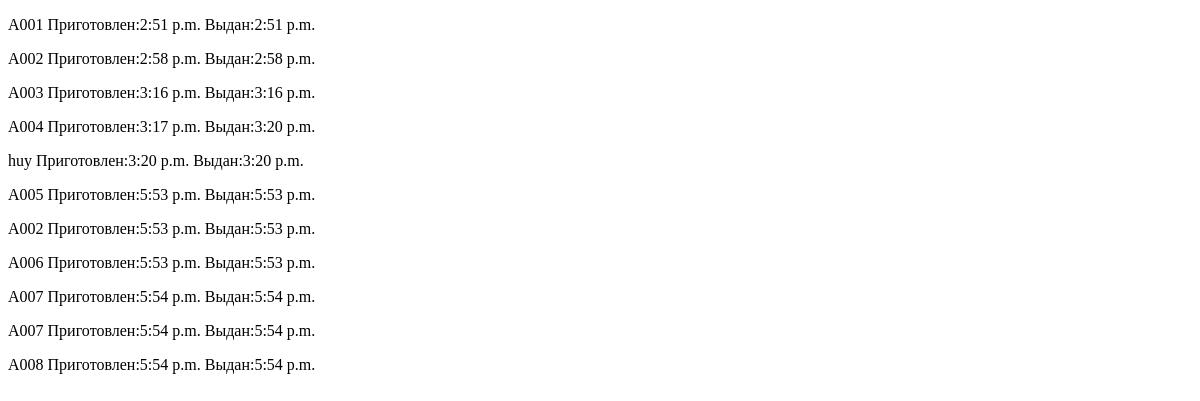
The page /orders_history (signed in) on the database as committed earlier.
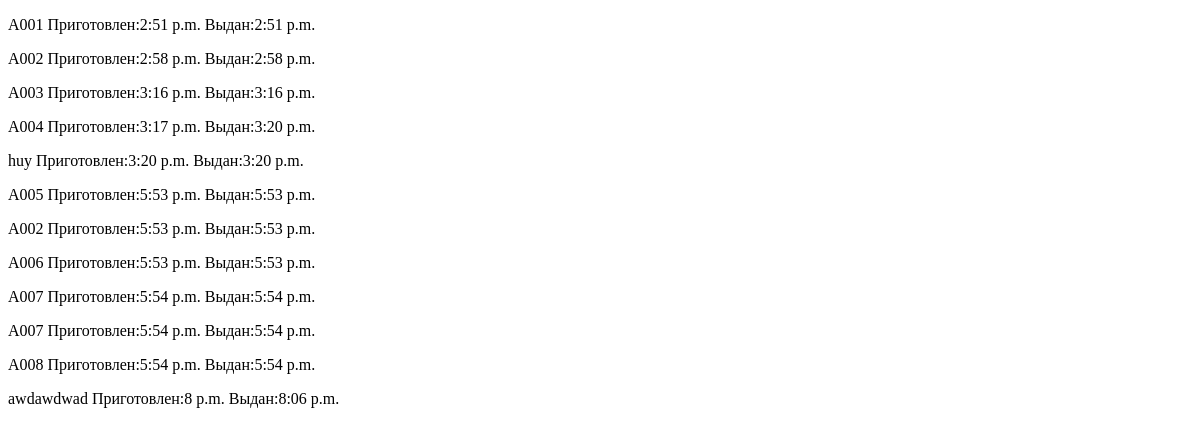
The same page on the database as committed later.
### main/models.py (models this page shows, shortened)
class Order(models.Model):
    ORDER_STATUS_CHOICES = [
        ('ready', 'Готов'),
        ('in_progress', 'Готовится'),
        ('cancelled', 'Отклонен'),
        ('completed', 'Завершен')
    ]
    order_status = models.CharField(choices=ORDER_STATUS_CHOICES, max_length=11)
    order_name = models.CharField(max_length=50)
    order_content = models.ManyToManyField(ProductInOrder)
    time_created = models.TimeField(default=timezone.now)
    time_completed = models.TimeField(default=timezone.now)
    time_prepared = models.TimeField(default=timezone.now)

### main/views.py (the view)
# urls.py: path('orders_history', views.orders_history, name='orders_history'),
@login_required
def orders_history(request):
    completed_orders = Order.objects.all().filter(order_status='completed')
    return render(request, 'main/orders_history.html', {'completed_orders': completed_orders})

### main/templates/main/orders_history.html (shortened to what this page needs)
{% extends 'main/layout.html' %}
{% block content %}
{% for completed_order in completed_orders %}
<p>{{ completed_order.order_name }} Приготовлен:{{ completed_order.time_prepared }} Выдан:{{ completed_order.time_completed }}</p>
{% endfor %}
{% endblock %}

Rows that differ between the two databases and show on the page:
added Order: order_name "awdawdwad", time_prepared "8 p.m.", time_completed "8:06 p.m."
